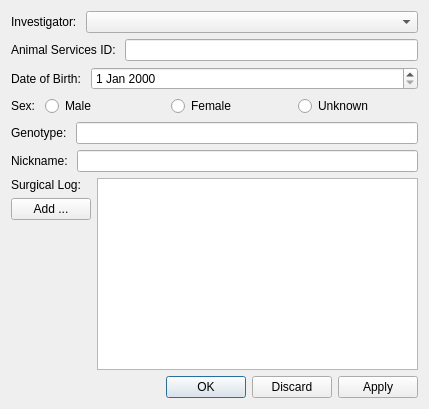
<?xml version="1.0" encoding="UTF-8"?>
<ui version="4.0">
 <class>AnimalDialog</class>
 <widget class="QDialog" name="AnimalDialog">
  <property name="geometry">
   <rect>
    <x>0</x>
    <y>0</y>
    <width>429</width>
    <height>409</height>
   </rect>
  </property>
  <property name="windowTitle">
   <string>Animal</string>
  </property>
  <layout class="QVBoxLayout" name="verticalLayout">
   <item>
    <layout class="QHBoxLayout" name="investigatorHorizontalLayout">
     <item>
      <widget class="QLabel" name="investigatorLabel">
       <property name="text">
        <string>Investigator: </string>
       </property>
      </widget>
     </item>
     <item>
      <widget class="QComboBox" name="investigatorComboBox">
       <property name="sizePolicy">
        <sizepolicy hsizetype="Preferred" vsizetype="Fixed">
         <horstretch>1</horstretch>
         <verstretch>0</verstretch>
        </sizepolicy>
       </property>
      </widget>
     </item>
    </layout>
   </item>
   <item>
    <layout class="QHBoxLayout" name="asiHorizontalLayout">
     <item>
      <widget class="QLabel" name="asiLabel">
       <property name="text">
        <string>Animal Services ID: </string>
       </property>
      </widget>
     </item>
     <item>
      <widget class="QLineEdit" name="asiLineEdit"/>
     </item>
    </layout>
   </item>
   <item>
    <layout class="QHBoxLayout" name="dobHorizontalLayout">
     <item>
      <widget class="QLabel" name="label_4">
       <property name="text">
        <string>Date of Birth: </string>
       </property>
      </widget>
     </item>
     <item>
      <widget class="QDateEdit" name="dateEdit">
       <property name="sizePolicy">
        <sizepolicy hsizetype="Minimum" vsizetype="Fixed">
         <horstretch>1</horstretch>
         <verstretch>0</verstretch>
        </sizepolicy>
       </property>
      </widget>
     </item>
    </layout>
   </item>
   <item>
    <layout class="QHBoxLayout" name="sexHorizontalLayout">
     <item>
      <widget class="QLabel" name="sexLabel">
       <property name="text">
        <string>Sex: </string>
       </property>
      </widget>
     </item>
     <item>
      <widget class="QRadioButton" name="maleRadioButton">
       <property name="sizePolicy">
        <sizepolicy hsizetype="Minimum" vsizetype="Fixed">
         <horstretch>1</horstretch>
         <verstretch>0</verstretch>
        </sizepolicy>
       </property>
       <property name="text">
        <string>Male</string>
       </property>
      </widget>
     </item>
     <item>
      <widget class="QRadioButton" name="femaleRadioButton">
       <property name="sizePolicy">
        <sizepolicy hsizetype="Minimum" vsizetype="Fixed">
         <horstretch>1</horstretch>
         <verstretch>0</verstretch>
        </sizepolicy>
       </property>
       <property name="text">
        <string>Female</string>
       </property>
      </widget>
     </item>
     <item>
      <widget class="QRadioButton" name="unknownRadioButton">
       <property name="sizePolicy">
        <sizepolicy hsizetype="Minimum" vsizetype="Fixed">
         <horstretch>1</horstretch>
         <verstretch>0</verstretch>
        </sizepolicy>
       </property>
       <property name="text">
        <string>Unknown</string>
       </property>
      </widget>
     </item>
    </layout>
   </item>
   <item>
    <layout class="QHBoxLayout" name="genotypeHorizontalLayout">
     <item>
      <widget class="QLabel" name="genotypeLabel">
       <property name="text">
        <string>Genotype: </string>
       </property>
      </widget>
     </item>
     <item>
      <widget class="QLineEdit" name="genotypeLineEdit"/>
     </item>
    </layout>
   </item>
   <item>
    <layout class="QHBoxLayout" name="nicknameHorizontalLayout">
     <item>
      <widget class="QLabel" name="nicknameLabel">
       <property name="text">
        <string>Nickname: </string>
       </property>
      </widget>
     </item>
     <item>
      <widget class="QLineEdit" name="nicknameLineEdit"/>
     </item>
    </layout>
   </item>
   <item>
    <layout class="QHBoxLayout" name="surgeryHorizontalLayout">
     <item>
      <layout class="QVBoxLayout" name="surgeryVerticalLayout">
       <item>
        <widget class="QLabel" name="label">
         <property name="text">
          <string>Surgical Log: </string>
         </property>
        </widget>
       </item>
       <item>
        <widget class="QPushButton" name="pushButton">
         <property name="text">
          <string>Add ...</string>
         </property>
        </widget>
       </item>
       <item>
        <spacer name="verticalSpacer">
         <property name="orientation">
          <enum>Qt::Vertical</enum>
         </property>
         <property name="sizeHint" stdset="0">
          <size>
           <width>20</width>
           <height>40</height>
          </size>
         </property>
        </spacer>
       </item>
      </layout>
     </item>
     <item>
      <widget class="QTableView" name="tableView"/>
     </item>
    </layout>
   </item>
   <item>
    <widget class="QDialogButtonBox" name="buttonBox">
     <property name="orientation">
      <enum>Qt::Horizontal</enum>
     </property>
     <property name="standardButtons">
      <set>QDialogButtonBox::Apply|QDialogButtonBox::Discard|QDialogButtonBox::Ok</set>
     </property>
    </widget>
   </item>
  </layout>
 </widget>
 <resources/>
 <connections>
  <connection>
   <sender>buttonBox</sender>
   <signal>accepted()</signal>
   <receiver>AnimalDialog</receiver>
   <slot>accept()</slot>
   <hints>
    <hint type="sourcelabel">
     <x>248</x>
     <y>254</y>
    </hint>
    <hint type="destinationlabel">
     <x>157</x>
     <y>274</y>
    </hint>
   </hints>
  </connection>
  <connection>
   <sender>buttonBox</sender>
   <signal>rejected()</signal>
   <receiver>AnimalDialog</receiver>
   <slot>reject()</slot>
   <hints>
    <hint type="sourcelabel">
     <x>316</x>
     <y>260</y>
    </hint>
    <hint type="destinationlabel">
     <x>286</x>
     <y>274</y>
    </hint>
   </hints>
  </connection>
 </connections>
</ui>
